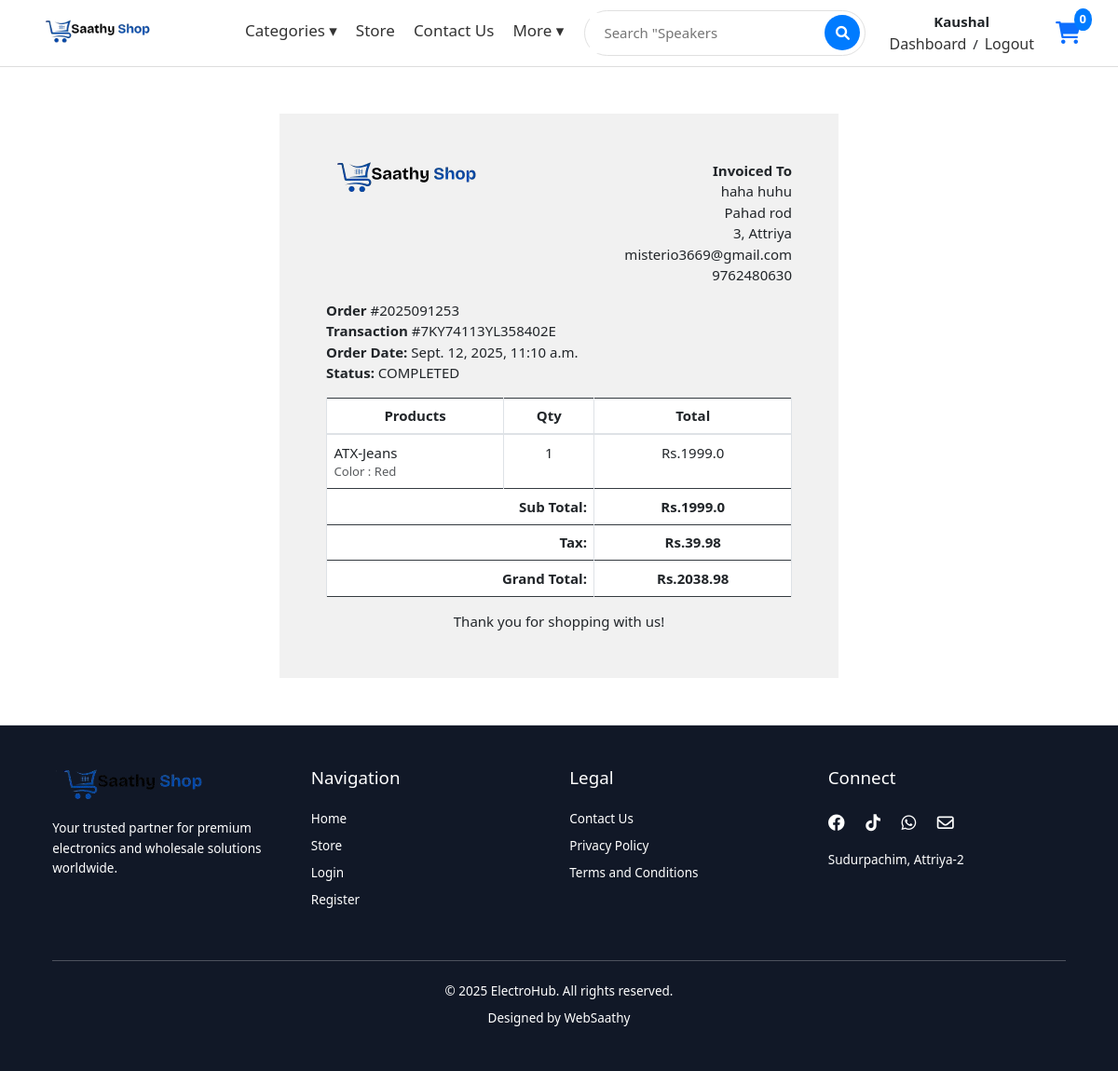
/accounts/order_detail/2025091253/ (signed in), run on the app's committed database.
### accounts/models.py (models this page shows, shortened)
class Account(AbstractBaseUser):
    first_name = models.CharField(max_length=30)
    last_name = models.CharField(max_length=30)
    username = models.CharField(max_length=30, unique=True)
    email  = models.EmailField(max_length=50, unique=True)
    phone_number = models.CharField(max_length=50)
    date_joined = models.DateTimeField(auto_now_add=True)
    last_login = models.DateTimeField(auto_now_add=True)
    is_admin = models.BooleanField(default=False)
    is_staff = models.BooleanField(default=False)
    is_active = models.BooleanField(default=False)
    is_superadmin = models.BooleanField(default=False)
    USERNAME_FIELD = 'email'
    REQUIRED_FIELDS = ['username', 'first_name', 'last_name']
    objects = MyAccountManager()

### orders/models.py (models this page shows, shortened)
class Order(models.Model):
    STATUS = (
        ('New','New'),
        ('Accepted', 'Accepted'),
        ('Completed', 'Completed'),
        ('Cancelled', 'cancelled'),
    )
    user = models.ForeignKey(Account, on_delete=models.SET_NULL, null=True)
    payment = models.ForeignKey(Payment, on_delete=models.SET_NULL,null=True, blank=True)
    order_number= models.CharField(max_length=20)
    first_name = models.CharField(max_length=50)
    last_name = models.CharField(max_length=50)
    phone = models.CharField(max_length=15)
    email = models.EmailField(max_length=50)
    address_line_1 = models.CharField(max_length=50)
    address_line_2 = models.CharField(max_length=50, blank=True)
    state = models.CharField(max_length=50)
    city = models.CharField(max_length=50)
    order_note = models.CharField(max_length=100, blank=True)
    order_total = models.FloatField()
    tax = models.FloatField()
    status = models.CharField(max_length=10, choices=STATUS, default='New')
    ip = models.CharField(blank=True, max_length=20)
    is_ordered = models.BooleanField(default=False)
    created_at = models.DateTimeField(auto_now_add = True)
    updated_at = models.DateTimeField(auto_now=True)
    def full_name(self):
        return f'{self.first_name} {self.last_name}'
    def full_address(self):
        return f'{self.address_line_1} {self.address_line_2}'

class Payment(models.Model):
    user = models.ForeignKey(Account, on_delete=models.CASCADE)
    payment_id = models.CharField(max_length=100)
    payment_method = models.CharField(max_length=100)
    amount_paid = models.CharField(max_length=100)
    status = models.CharField(max_length=100)
    creates_at = models.DateTimeField(auto_now_add=True)

class OrderProduct(models.Model):
    order = models.ForeignKey(Order, on_delete=models.CASCADE)
    payment = models.ForeignKey(Payment, on_delete=models.SET_NULL, null=True , blank=True)
    user = models.ForeignKey(Account, on_delete=models.CASCADE)
    product = models.ForeignKey(Product, on_delete=models.CASCADE)
    variations = models.ManyToManyField(Variation,blank=True)
    quantity = models.IntegerField()
    product_price = models.FloatField()
    ordered = models.BooleanField(default=False)
    created_at = models.DateTimeField(auto_now_add=True)
    updated_at = models.DateTimeField(auto_now=True)

### store/models.py (models this page shows, shortened)
class Product(models.Model):
    product_name = models.CharField(max_length=200, unique=True)
    slug         = models.SlugField(max_length=200, unique=True)
    discription  = models.CharField(max_length=500, blank=True)
    price        = models.IntegerField()
    old_price    = models.IntegerField(blank=True, null=True)  # optional
    image1 = models.ImageField(upload_to='photos/products',blank=True,null=True)
    image2 = models.ImageField(upload_to='photos/products',blank=True, null=True)
    image3 = models.ImageField(upload_to='photos/products', blank=True, null=True)
    image4 = models.ImageField(upload_to='photos/products', blank=True, null=True)
    image5 = models.ImageField(upload_to='photos/products', blank=True, null=True)
    feature1 = models.CharField(max_length=200,blank=True,null=True)
    feature2 = models.CharField(max_length=200,blank=True,null=True)
    feature3 = models.CharField(max_length=200, blank=True, null=True)
    feature4 = models.CharField(max_length=200, blank=True, null=True)
    feature5 = models.CharField(max_length=200, blank=True, null=True)
    stock        = models.IntegerField()
    is_available = models.BooleanField(default=True)
    category     = models.ForeignKey(Category, on_delete=models.CASCADE)
    created_date = models.DateTimeField(auto_now_add=True)
    modified_at  = models.DateTimeField(auto_now=True)

class Variation(models.Model):
    product = models.ForeignKey(Product,on_delete=models.CASCADE)
    variation_category = models.CharField(max_length=100, choices = variation_category_choice)
    variation_value = models.CharField(max_length=100)
    is_active = models.BooleanField(default=True)
    created_date = models.DateTimeField(auto_now=True)
    objects = VariationManager()

### accounts/views.py (the view)
# urls.py: path('order_detail/<int:order_id>/', views.order_detail, name='order_detail'),
@login_required (login_url = 'login')
def order_detail(request, order_id):
    order_detail = OrderProduct.objects.filter(order__order_number=order_id)
    order = Order.objects.get(order_number=order_id)
    subtotal = 0
    for item in order_detail:
        subtotal += item.product_price * item.quantity
    context = {
        'order_detail': order_detail,
        'order': order,
        'subtotal': subtotal,
    }
    return render(request, 'accounts/order_detail.html', context)

### templates/accounts/order_detail.html
{% extends 'base.html' %}
{% load static %}
{% block content %}
<div class="container" style="margin: 0 auto;width: 50%;padding: 50px;background: #f1f1f1;margin-top: 50px;margin-bottom: 50px;">
    <div class="row invoice row-printable">
        <div class="col-md-12">
            <div class="panel panel-default plain" id="dash_0">
                <div class="panel-body p30">
                    <div class="row">
                        <div class="col-lg-6">
                            <div class="invoice-logo"><img src="{% static '/images/logo2.png' %}" alt="Invoice logo" style="max-height: 40px;"></div>
                        </div>
                        <div class="col-lg-6">
                            <div class="invoice-from">
                                <ul class="list-unstyled text-right">
                                    <li><strong>Invoiced To</strong></li>
                                    <li>{{order.full_name}}</li>
                                    <li>{{order.full_address}}</li>
                                    <li>{{order.state}}, {{order.city}}</li>
                                    <li>{{order.email}}</li>
                                    <li>{{order.phone}}</li>
                                </ul>
                            </div>
                        </div>
                        <div class="col-lg-12">
                            <div class="invoice-details mt25">
                                <div class="well">
                                    <ul class="list-unstyled mb0">
                                        <li><strong>Order</strong> #{{ order.order_number }}</li>
                                        <li><strong>Transaction</strong> #{{ order.payment.payment_id }}</li>
                                        <li><strong>Order Date:</strong> {{ order.created_at }}</li>
                                        <li><strong>Status:</strong> {{ order.payment.status }}</li>
                                    </ul>
                                </div>
                            </div>
                            <div class="invoice-items">
                                <div class="table-responsive" style="overflow: hidden; outline: none;" tabindex="0">
                                    <table class="table table-bordered">
                                        <thead>
                                            <tr>
                                                <th class="per70 text-center">Products</th>
                                                <th class="per5 text-center">Qty</th>
                                                <th class="per25 text-center">Total</th>
                                            </tr>
                                        </thead>
                                        <tbody>
                                            {% for item in order_detail %}
                                            <tr>
                                                <td>{{item.product.product_name}}
                                                    <p class="text-muted small">
                                                        {% if item.variations.all %}
                                                            {% for i in item.variations.all %}
                                                                {{ i.variation_category | capfirst }} : {{ i.variation_value | capfirst }} <br>
                                                            {% endfor %}
                                                        {% endif %}
                                                    </p>
                                                </td>
                                                <td class="text-center">{{item.quantity}}</td>
                                                <td class="text-center">Rs.{{item.product_price}}</td>
                                            </tr>
                                            {% endfor %}
                                        </tbody>
                                        <tfoot>
                                            <tr>
                                                <th colspan="2" class="text-right">Sub Total:</th>
                                                <th class="text-center">Rs.{{subtotal}}</th>
                                            </tr>
                                            <tr>
                                                <th colspan="2" class="text-right">Tax:</th>
                                                <th class="text-center">Rs.{{order.tax}}</th>
                                            </tr>
                                            <tr>
                                                <th colspan="2" class="text-right">Grand Total:</th>
                                                <th class="text-center">Rs.{{order.order_total}}</th>
                                            </tr>
                                        </tfoot>
                                    </table>
                                </div>
                            </div>
                            <div class="invoice-footer mt25">
                                <p class="text-center">Thank you for shopping with us!</p>
                            </div>
                        </div>
                    </div>
                </div>
            </div>
        </div>
    </div>
    </div>
{% endblock %}

### templates/base.html (shortened to what this page needs)
{% load static %}
<!DOCTYPE HTML>
<html lang="en">
<head>
<link rel="stylesheet" href="https://cdnjs.cloudflare.com/ajax/libs/font-awesome/4.7.0/css/font-awesome.min.css">
<link href="{% static 'css/bootstrap.css' %}" rel="stylesheet" type="text/css"/>
<link href="{% static 'fonts/fontawesome/css/all.min.css' %}" type="text/css" rel="stylesheet">
<link href="{% static 'css/ui.css' %}" rel="stylesheet" type="text/css"/>
<link href="{% static 'css/responsive.css' %}" rel="stylesheet" media="only screen and (max-width: 1200px)" />
<link href="{% static 'css/custom.css' %}" rel="stylesheet" type="text/css"/>
</head>
<body>
{% include 'includes/navbar.html' %}
{% block content %}{% endblock %}
{% include 'includes/footer.html' %}

### templates/includes/navbar.html (shortened to what this page needs)
{% load static %}
<header class="section-header">
  <link href="https://cdn.jsdelivr.net/npm/bootstrap@5.3.3/dist/css/bootstrap.min.css" rel="stylesheet">
     <link rel="stylesheet" href="https://cdnjs.cloudflare.com/ajax/libs/font-awesome/6.5.0/css/all.min.css">
</head>
<body>
<nav>
  <div class="nav-left">
    <a href="{% url 'home' %}">
      <img src="{% static 'images/logo2.png' %}" alt="Logo" style="height: 30px;">
    </a>
    <ul class="nav-links">
      <li>
        <a href="#">Categories ▾</a>
      </li>
      <li><a href="{% url 'store' %}">Store</a></li>
      <li><a href="#">Contact Us</a></li>
      <li>
        <a href="#">More ▾</a>
      </li>
    </ul>
  </div>
    <div class="nav-search">
      <form action="{% url 'search' %}" method="get">
        <input type="text" id="searchInput" name="keyword" placeholder="">
        <button type="submit" class="search-icon">
          <i class="fas fa-search"></i>
        </button>
      </form>
    </div>
  <div class="nav-right">
    <div class="user-info">
      {% if user.is_authenticated %}
        <div class="name">{{ user.first_name }}</div>
        <a href="{% url 'dashboard' %}">Dashboard</a> /
        <a href="{% url 'logout' %}">Logout</a>
      {% else %}
        <div class="name">Welcome</div>
        <a href="{% url 'login' %}">Login</a> /
        <a href="{% url 'register' %}">Register</a>
      {% endif %}
    </div>
    <div class="cart">
      <a href="{% url 'carts:cart' %}">
        <i class="fas fa-shopping-cart"></i>
        <span>{{ cart_count }}</span>
      </a>
    </div>
  </div>
</nav>
</header>

### templates/includes/footer.html (shortened to what this page needs)
{% load static %}
<footer class="eh-footer-section border-top">
	<link href="https://cdn.jsdelivr.net/npm/bootstrap@5.3.0/dist/css/bootstrap.min.css" rel="stylesheet">
	<link rel="stylesheet" href="https://cdnjs.cloudflare.com/ajax/libs/font-awesome/6.0.0-beta3/css/all.min.css">
	<div class="eh-footer text-white p-5 p-sm-4 p-md-5">
		<div class="container-fluid">
			<div class="row text-center text-md-start">
				<div class="col-12 col-md-3 mb-4">
					<img src="{% static 'images/logo2.png' %}" alt="ElectroHub" class="img-fluid mb-3 eh-footer-logo">
					<p>Your trusted partner for premium electronics and wholesale solutions worldwide.</p>
				</div>
				<div class="col-12 col-md-3 mb-4">
					<h5 class="eh-footer-title">Navigation</h5>
					<p class="mb-2"><a href="{% url 'home' %}" class="eh-footer-link">Home</a></p>
					<p class="mb-2"><a href="{% url 'store' %}" class="eh-footer-link">Store</a></p>
					<p class="mb-2"><a href="{% url 'login' %}" class="eh-footer-link">Login</a></p>
					<p class="mb-2"><a href="{% url 'register' %}" class="eh-footer-link">Register</a></p>
				</div>
				<div class="col-12 col-md-3 mb-4">
					<h5 class="eh-footer-title">Legal</h5>
					<p class="mb-2">Contact Us</p>
					<p class="mb-2">Privacy Policy</p>
					<p class="mb-0">Terms and Conditions</p>
				</div>
				<div id="footer_connect" class="col-12 col-md-3 mb-4">
					<h5 class="eh-footer-title">Connect</h5>
					<div class="eh-footer-social d-flex justify-content-center justify-content-md-start mb-3">
						<a href="#" class="eh-footer-link me-4"><i class="fab fa-facebook"></i></a>
						<a href="#" class="eh-footer-link me-4"><i class="fab fa-tiktok"></i></a>
						<a href="#" class="eh-footer-link me-4"><i class="fab fa-whatsapp"></i></a>
						<a href="#" class="eh-footer-link me-4"><i class="far fa-envelope"></i></a>
					</div>
					<p class="mb-0">Sudurpachim, Attriya-2</p>
				</div>
			</div>
			<hr class="bg-light my-4">
			<div class="row">
				<div class="col-12 text-center">
					<p class="mb-2">&copy; 2025 ElectroHub. All rights reserved.</p>
					<p class="mb-0">Designed by <a href="#" class="eh-footer-link">WebSaathy</a></p>
				</div>
			</div>
		</div>
	</div>
</footer>

### data on the page
Account: first_name "Kaushal"
Order: full_name "haha huhu", full_address "Pahad rod", state "3", city "Attriya", email "misterio3669@gmail.com", phone "9762480630", order_number "2025091253", payment.payment_id "7KY74113YL358402E", created_at "Sept. 12, 2025, 11:10 a.m.", payment.status "COMPLETED", tax "39.98", order_total "2038.98"
OrderProduct: product.product_name "ATX-Jeans", quantity "1", product_price "1999.0"
Variation: variation_category "Color", variation_value "Red"

### other printed values
{{ cart_count }} "0"
{{ subtotal }} "1999.0"
